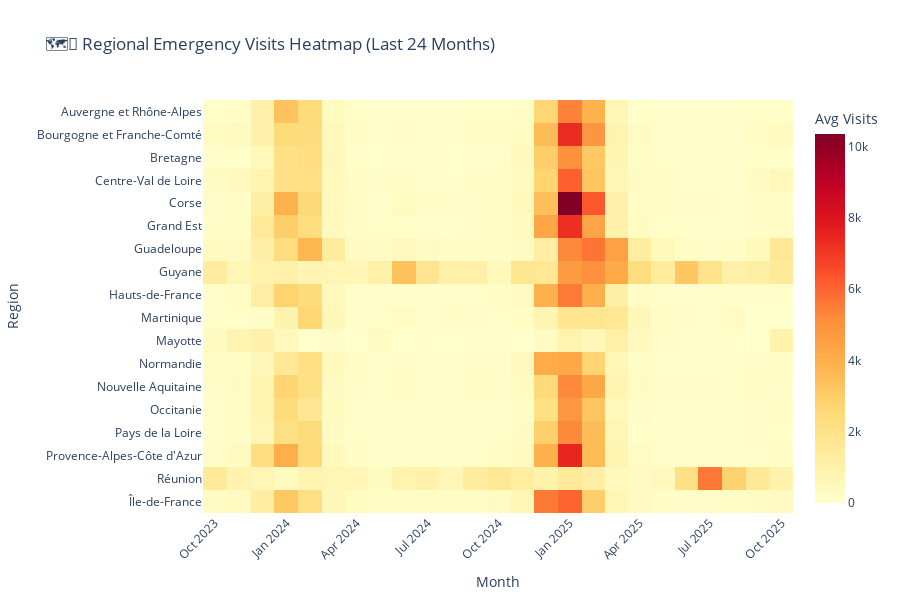

Notebook source saved alongside this figure:
### Markdown cell above
---

## 📊 5. Regional Heatmap: Where and When?

### Code cell
if df is not None and emergency_cols:
    # Create pivot table: regions x months
    df['year_month'] = df['date'].dt.to_period('M').astype(str)

    # Only use recent data (last 24 months) for clarity
    recent_df = df[df['date'] >= df['date'].max() - pd.DateOffset(months=24)]

    heatmap_data = recent_df.pivot_table(
        index='region',
        columns='year_month',
        values=target_col,
        aggfunc='mean'
    )

    # Create heatmap
    fig = px.imshow(
        heatmap_data,
        labels=dict(x='Month', y='Region', color='Avg Visits'),
        x=heatmap_data.columns,
        y=heatmap_data.index,
        color_continuous_scale='YlOrRd',
        aspect='auto',
        title='🗺️📅 Regional Emergency Visits Heatmap (Last 24 Months)'
    )

    fig.update_layout(
        height=600,
        xaxis_tickangle=-45,
        template='plotly_white'
    )

    fig.write_html(VIZ_PATH / 'regional_heatmap.html')
    fig.show()
    print(f"\n✅ Saved: regional_heatmap.html")

### Figure 1 — Plotly figure (JSON) as saved in the notebook; plotly's stock layout.template omitted (floating-point values rounded to 4 significant figures; data arrays with more than 128 entries replaced by an {"elided": "..."} marker saying what was removed)
{"data": [{"coloraxis": "coloraxis", "hovertemplate": "Month: %{x}<br>Region: %{y}<br>Avg Visits: %{z}<extra></extra>", "name": "0", "type": "heatmap", "x": ["2023-10", "2023-11", "2023-12", "2024-01", "2024-02", "2024-03", "2024-04", "2024-05", "2024-06", "2024-07", "2024-08", "2024-09", "2024-10", "2024-11", "2024-12", "2025-01", "2025-02", "2025-03", "2025-04", "2025-05", "2025-06", "2025-07", "2025-08", "2025-09", "2025-10"], "xaxis": "x", "y": ["Auvergne et Rhône-Alpes", "Bourgogne et Franche-Comté", "Bretagne", "Centre-Val de Loire", "Corse", "Grand Est", "Guadeloupe", "Guyane", "Hauts-de-France", "Martinique", "Mayotte", "Normandie", "Nouvelle Aquitaine", "Occitanie", "Pays de la Loire", "Provence-Alpes-Côte d'Azur", "Réunion", "Île-de-France"], "yaxis": "y", "z": {"elided": "18x25 float values"}}], "layout": {"coloraxis": {"colorbar": {"title": {"text": "Avg Visits"}}, "colorscale": [[0.0, "rgb(255,255,204)"], [0.125, "rgb(255,237,160)"], [0.25, "rgb(254,217,118)"], [0.375, "rgb(254,178,76)"], [0.5, "rgb(253,141,60)"], [0.625, "rgb(252,78,42)"], [0.75, "rgb(227,26,28)"], [0.875, "rgb(189,0,38)"], [1.0, "rgb(128,0,38)"]]}, "height": 600, "title": {"text": "🗺️📅 Regional Emergency Visits Heatmap (Last 24 Months)"}, "xaxis": {"anchor": "y", "domain": [0.0, 1.0], "tickangle": -45, "title": {"text": "Month"}}, "yaxis": {"anchor": "x", "autorange": "reversed", "domain": [0.0, 1.0], "title": {"text": "Region"}}}}
